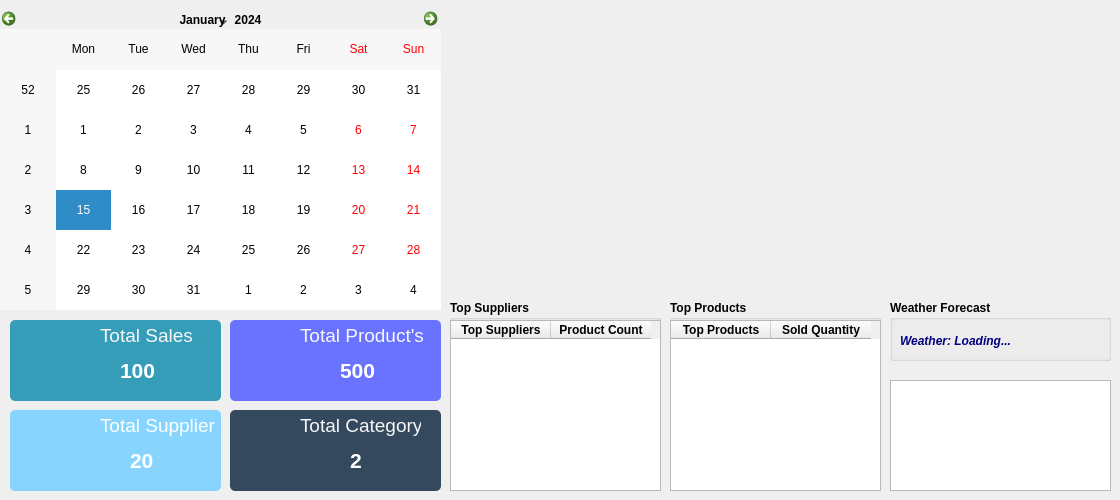
       <widget class="QWidget" name="Dashboard">
        <attribute name="title">
         <string>Dashboard</string>
        </attribute>
        <widget class="QFrame" name="Products_Dash_Frame">
         <property name="geometry">
          <rect>
           <x>230</x>
           <y>320</y>
           <width>211</width>
           <height>81</height>
          </rect>
         </property>
         <property name="styleSheet">
          <string notr="true">background-color: rgb(105, 115, 255);
border-radius:5px;</string>
         </property>
         <property name="frameShape">
          <enum>QFrame::Shape::NoFrame</enum>
         </property>
         <widget class="QLabel" name="label_57">
          <property name="geometry">
           <rect>
            <x>70</x>
            <y>0</y>
            <width>131</width>
            <height>31</height>
           </rect>
          </property>
          <property name="font">
           <font>
            <pointsize>14</pointsize>
            <bold>false</bold>
           </font>
          </property>
          <property name="styleSheet">
           <string notr="true">color: rgb(247, 247, 247);</string>
          </property>
          <property name="text">
           <string>Total Product's</string>
          </property>
         </widget>
         <widget class="QLabel" name="Total_Products_Label">
          <property name="geometry">
           <rect>
            <x>110</x>
            <y>30</y>
            <width>51</width>
            <height>41</height>
           </rect>
          </property>
          <property name="font">
           <font>
            <pointsize>16</pointsize>
            <bold>true</bold>
           </font>
          </property>
          <property name="styleSheet">
           <string notr="true">color: rgb(255, 255, 255);</string>
          </property>
          <property name="text">
           <string>500</string>
          </property>
         </widget>
         <widget class="QWidget" name="widget_6" native="true">
          <property name="geometry">
           <rect>
            <x>10</x>
            <y>10</y>
            <width>61</width>
            <height>61</height>
           </rect>
          </property>
          <property name="styleSheet">
           <string notr="true">background-image: url(:/Overview item/package.png);</string>
          </property>
         </widget>
        </widget>
        <widget class="QFrame" name="Sales_Dash_Frame">
         <property name="geometry">
          <rect>
           <x>10</x>
           <y>320</y>
           <width>211</width>
           <height>81</height>
          </rect>
         </property>
         <property name="styleSheet">
          <string notr="true">background-color: rgb(54, 157, 185);
border-radius:5px;</string>
         </property>
         <property name="frameShape">
          <enum>QFrame::Shape::NoFrame</enum>
         </property>
         <widget class="QLabel" name="label_59">
          <property name="geometry">
           <rect>
            <x>90</x>
            <y>0</y>
            <width>101</width>
            <height>31</height>
           </rect>
          </property>
          <property name="font">
           <font>
            <pointsize>14</pointsize>
            <bold>false</bold>
           </font>
          </property>
          <property name="styleSheet">
           <string notr="true">color: rgb(247, 247, 247);</string>
          </property>
          <property name="text">
           <string>Total Sales</string>
          </property>
         </widget>
         <widget class="QLabel" name="Total_Sales_Label">
          <property name="geometry">
           <rect>
            <x>110</x>
            <y>30</y>
            <width>71</width>
            <height>41</height>
           </rect>
          </property>
          <property name="font">
           <font>
            <pointsize>16</pointsize>
            <bold>true</bold>
           </font>
          </property>
          <property name="styleSheet">
           <string notr="true">color: rgb(255, 255, 255);</string>
          </property>
          <property name="text">
           <string>100</string>
          </property>
         </widget>
         <widget class="QWidget" name="widget_7" native="true">
          <property name="geometry">
           <rect>
            <x>10</x>
            <y>10</y>
            <width>71</width>
            <height>61</height>
           </rect>
          </property>
          <property name="styleSheet">
           <string notr="true">background-image: url(:/Overview item/increase.png);</string>
          </property>
         </widget>
         <widget class="QLabel" name="label_33">
          <property name="geometry">
           <rect>
            <x>0</x>
            <y>130</y>
            <width>55</width>
            <height>16</height>
           </rect>
          </property>
          <property name="text">
           <string/>
          </property>
         </widget>
        </widget>
        <widget class="QFrame" name="Category_Dash_Frame">
         <property name="geometry">
          <rect>
           <x>230</x>
           <y>410</y>
           <width>211</width>
           <height>81</height>
          </rect>
         </property>
         <property name="styleSheet">
          <string notr="true">background-color: rgb(52, 73, 94);
border-radius:5px;</string>
         </property>
         <property name="frameShape">
          <enum>QFrame::Shape::NoFrame</enum>
         </property>
         <widget class="QLabel" name="Total_Category_Label">
          <property name="geometry">
           <rect>
            <x>120</x>
            <y>30</y>
            <width>31</width>
            <height>41</height>
           </rect>
          </property>
          <property name="font">
           <font>
            <pointsize>16</pointsize>
            <bold>true</bold>
           </font>
          </property>
          <property name="styleSheet">
           <string notr="true">color: rgb(255, 255, 255);</string>
          </property>
          <property name="text">
           <string>2</string>
          </property>
         </widget>
         <widget class="QLabel" name="label_64">
          <property name="geometry">
           <rect>
            <x>70</x>
            <y>0</y>
            <width>121</width>
            <height>31</height>
           </rect>
          </property>
          <property name="font">
           <font>
            <pointsize>14</pointsize>
            <bold>false</bold>
           </font>
          </property>
          <property name="styleSheet">
           <string notr="true">color: rgb(247, 247, 247);</string>
          </property>
          <property name="text">
           <string>Total Category</string>
          </property>
         </widget>
         <widget class="QWidget" name="widget_5" native="true">
          <property name="geometry">
           <rect>
            <x>10</x>
            <y>10</y>
            <width>61</width>
            <height>61</height>
           </rect>
          </property>
          <property name="styleSheet">
           <string notr="true">background-image: url(:/Overview item/files_white.png);</string>
          </property>
         </widget>
        </widget>
        <widget class="QCalendarWidget" name="calendar">
         <property name="geometry">
          <rect>
           <x>0</x>
           <y>10</y>
           <width>441</width>
           <height>300</height>
          </rect>
         </property>
         <property name="minimumSize">
          <size>
           <width>350</width>
           <height>300</height>
          </size>
         </property>
         <property name="autoFillBackground">
          <bool>false</bool>
         </property>
         <property name="styleSheet">
          <string notr="true">color: rgb(0, 0, 0);
border-radius:20px;</string>
         </property>
        </widget>
        <widget class="QFrame" name="Employee_Dash_Frame">
         <property name="geometry">
          <rect>
           <x>10</x>
           <y>410</y>
           <width>211</width>
           <height>81</height>
          </rect>
         </property>
         <property name="styleSheet">
          <string notr="true">background-color: rgb(135, 213, 255);
border-radius:5px;</string>
         </property>
         <property name="frameShape">
          <enum>QFrame::Shape::NoFrame</enum>
         </property>
         <widget class="QLabel" name="label_12">
          <property name="geometry">
           <rect>
            <x>90</x>
            <y>0</y>
            <width>121</width>
            <height>31</height>
           </rect>
          </property>
          <property name="font">
           <font>
            <pointsize>14</pointsize>
            <bold>false</bold>
           </font>
          </property>
          <property name="styleSheet">
           <string notr="true">color: rgb(255, 255, 255);</string>
          </property>
          <property name="text">
           <string>Total Supplier</string>
          </property>
         </widget>
         <widget class="QLabel" name="Total_Employee_Label">
          <property name="geometry">
           <rect>
            <x>120</x>
            <y>30</y>
            <width>41</width>
            <height>41</height>
           </rect>
          </property>
          <property name="font">
           <font>
            <pointsize>16</pointsize>
            <bold>true</bold>
           </font>
          </property>
          <property name="styleSheet">
           <string notr="true">color: rgb(255, 255, 255);</string>
          </property>
          <property name="text">
           <string>20</string>
          </property>
         </widget>
         <widget class="QWidget" name="widget_3" native="true">
          <property name="geometry">
           <rect>
            <x>10</x>
            <y>10</y>
            <width>71</width>
            <height>61</height>
           </rect>
          </property>
          <property name="styleSheet">
           <string notr="true">background-image: url(:/Overview item/teamwork.png);</string>
          </property>
         </widget>
        </widget>
        <widget class="QLabel" name="revenue_chart_label">
         <property name="geometry">
          <rect>
           <x>490</x>
           <y>20</y>
           <width>591</width>
           <height>281</height>
          </rect>
         </property>
         <property name="text">
          <string/>
         </property>
        </widget>
        <widget class="QListWidget" name="recent_activities_list">
         <property name="geometry">
          <rect>
           <x>890</x>
           <y>380</y>
           <width>221</width>
           <height>111</height>
          </rect>
         </property>
        </widget>
        <widget class="QGroupBox" name="groupBox_7">
         <property name="geometry">
          <rect>
           <x>450</x>
           <y>300</y>
           <width>211</width>
           <height>191</height>
          </rect>
         </property>
         <property name="font">
          <font>
           <bold>true</bold>
          </font>
         </property>
         <property name="title">
          <string>Top Suppliers</string>
         </property>
         <widget class="QTableWidget" name="top_suppliers_table">
          <property name="geometry">
           <rect>
            <x>0</x>
            <y>20</y>
            <width>211</width>
            <height>171</height>
           </rect>
          </property>
          <column>
           <property name="text">
            <string>Top Suppliers</string>
           </property>
          </column>
          <column>
           <property name="text">
            <string>Product Count</string>
           </property>
          </column>
         </widget>
        </widget>
        <widget class="QGroupBox" name="groupBox_11">
         <property name="geometry">
          <rect>
           <x>670</x>
           <y>300</y>
           <width>211</width>
           <height>191</height>
          </rect>
         </property>
         <property name="font">
          <font>
           <bold>true</bold>
          </font>
         </property>
         <property name="title">
          <string>Top Products</string>
         </property>
         <widget class="QTableWidget" name="top_products_table">
          <property name="geometry">
           <rect>
            <x>0</x>
            <y>20</y>
            <width>211</width>
            <height>171</height>
           </rect>
          </property>
          <column>
           <property name="text">
            <string>Top Products</string>
           </property>
          </column>
          <column>
           <property name="text">
            <string>Sold Quantity</string>
           </property>
          </column>
         </widget>
        </widget>
        <widget class="QGroupBox" name="groupBox_13">
         <property name="geometry">
          <rect>
           <x>890</x>
           <y>300</y>
           <width>221</width>
           <height>61</height>
          </rect>
         </property>
         <property name="font">
          <font>
           <bold>true</bold>
          </font>
         </property>
         <property name="title">
          <string>Weather Forecast</string>
         </property>
         <widget class="QLabel" name="weather_label">
          <property name="geometry">
           <rect>
            <x>10</x>
            <y>20</y>
            <width>211</width>
            <height>41</height>
           </rect>
          </property>
          <property name="font">
           <font>
            <italic>true</italic>
           </font>
          </property>
          <property name="styleSheet">
           <string notr="true">color:rgb(0, 0, 127)</string>
          </property>
          <property name="text">
           <string>Weather: Loading...</string>
          </property>
         </widget>
        </widget>
       </widget>
